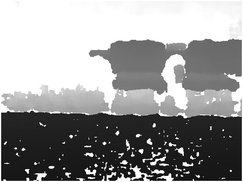
#> input picture images/test-2.jpeg, 243 x 182 px, shrunk from 640 x 480 before the run; its folder holds 5 pictures in this run
$ python morph_transfor.py
#> lines starting #> are read from the running program, lines starting #| are printed output that depends on the picture; after the words box and inside, x2 and y2 are one past the last pixel; in counts of white or black regions, pixels touching at a corner belong together
import cv2
import numpy as np
from matplotlib import pyplot as plt
from pathlib import Path

# -------- paths (repo-root aware) --------
ROOT = Path(__file__).resolve().parents[2]          # .../repo/
IMG_PATH = ROOT / "images" / "test-2.jpeg"          # input image
OUT_DIR  = ROOT / "images" / "morph_transform"      # output dir
OUT_DIR.mkdir(parents=True, exist_ok=True)

# -------- load --------
img = cv2.imread(str(IMG_PATH), cv2.IMREAD_GRAYSCALE)
#> img is the input picture: shape (182, 243); min 0, max 255, mean 151
if img is None:
    raise FileNotFoundError(f"Could not load image: {IMG_PATH}")

# -------- thresholding --------
# fixed/global threshold (your original)
_, mask = cv2.threshold(img, 70, 255, cv2.THRESH_BINARY)
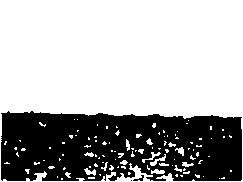
#> mask: shape (182, 243); 67.7% white; 3 black regions (1 under 20 px), largest, box (x1, y1, x2, y2) and area: (1, 111, 242, 181) 14237, (133, 175, 144, 181) 28

# adaptive thresholds (tweak blockSize & C as needed; blockSize must be odd >= 3)
blockSize = 3
C = 35


mask_mean = cv2.adaptiveThreshold(
    img, 255, cv2.ADAPTIVE_THRESH_MEAN_C, cv2.THRESH_BINARY, blockSize, C
)
#> mask_mean: shape (182, 243); 96.7% white; black in thin lines or dots, all inside (x1, y1, x2, y2) = (1, 39, 242, 181)

mask_gauss = cv2.adaptiveThreshold(
    img, 255, cv2.ADAPTIVE_THRESH_GAUSSIAN_C, cv2.THRESH_BINARY, blockSize, C
)
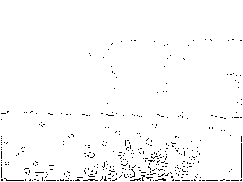
#> mask_gauss: shape (182, 243); 97.9% white; black in thin lines or dots, all inside (x1, y1, x2, y2) = (1, 39, 242, 181)

# -------- morphology on the (fixed) mask (unchanged) --------
kernel = np.ones((5, 5), np.uint8)
dilation = cv2.dilate(mask, kernel, iterations=1)
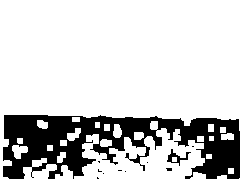
#> dilation: shape (182, 243); 80.5% white; 11 black regions (9 under 20 px), largest, box (x1, y1, x2, y2) and area: (3, 115, 240, 179) 8464, (167, 149, 191, 166) 122
erosion  = cv2.erode(mask, kernel, iterations=3)
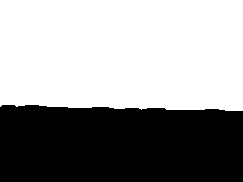
#> erosion: shape (182, 243); 59.4% white; 1 black region, box (x1, y1, x2, y2) and area: (0, 105, 243, 182) 17959
opening  = cv2.morphologyEx(mask, cv2.MORPH_OPEN, kernel)
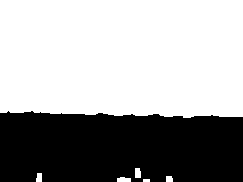
#> opening: shape (182, 243); 63.7% white; 1 black region, box (x1, y1, x2, y2) and area: (0, 111, 243, 182) 16076
closing  = cv2.morphologyEx(mask, cv2.MORPH_CLOSE, kernel)
#> closing: shape (182, 243); 70.6% white; 5 black regions, box (x1, y1, x2, y2) and area: (1, 113, 242, 181) 12419, (165, 147, 193, 168) 350, (95, 167, 106, 181) 101, (164, 166, 174, 173) 68, (116, 168, 128, 174) 61
mg       = cv2.morphologyEx(mask, cv2.MORPH_GRADIENT, kernel)
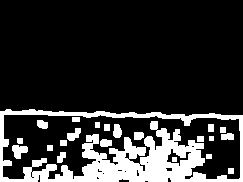
#> mg: shape (182, 243); 18.5% white; 22 white regions, largest, box (x1, y1, x2, y2) and area: (0, 109, 243, 182) 6966, (12, 145, 28, 159) 151, (67, 128, 81, 141) 111
th       = cv2.morphologyEx(mask, cv2.MORPH_TOPHAT, kernel)
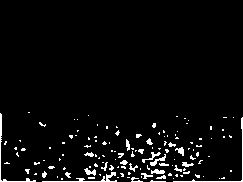
#> th: shape (182, 243); 4.1% white in thin lines or dots, all inside (x1, y1, x2, y2) = (0, 112, 243, 182)

# -------- save outputs --------
to_save = {
    "adaptive_mean.png":   mask_mean,
    "adaptive_gaussian.png": mask_gauss,
    "dilation.png": dilation,
    "erosion.png":  erosion,
    "opening.png":  opening,
    "closing.png":  closing,
    "gradient.png": mg,
    "tophat.png":   th,
    "image.png": img,
    "global_mask.png": mask
}
for name, arr in to_save.items():
    cv2.imwrite(str(OUT_DIR / name), arr)
#> this loop made 10 passes
#> name on passes 1 to 10: 'adaptive_mean.png', 'adaptive_gaussian.png', 'dilation.png', 'erosion.png', 'opening.png', 'closing.png', 'gradient.png', 'tophat.png', 'image.png', 'global_mask.png'

# -------- show (2 x 5 grid) --------
titles = [
    'image', 'global mask', 'adaptive mean', 'adaptive gaussian',
    'dilation', 'erosion', 'opening', 'closing', 'gradient', 'tophat'
]
images = [img, mask, mask_mean, mask_gauss, dilation, erosion, opening, closing, mg, th]

plt.figure(figsize=(12, 6))
for i in range(len(images)):
    plt.subplot(2, 5, i + 1)
    plt.imshow(images[i], 'gray')
    plt.title(titles[i], fontsize=9)
    plt.xticks([]); plt.yticks([])
#> this loop made 10 passes

plt.tight_layout()
plt.show()
